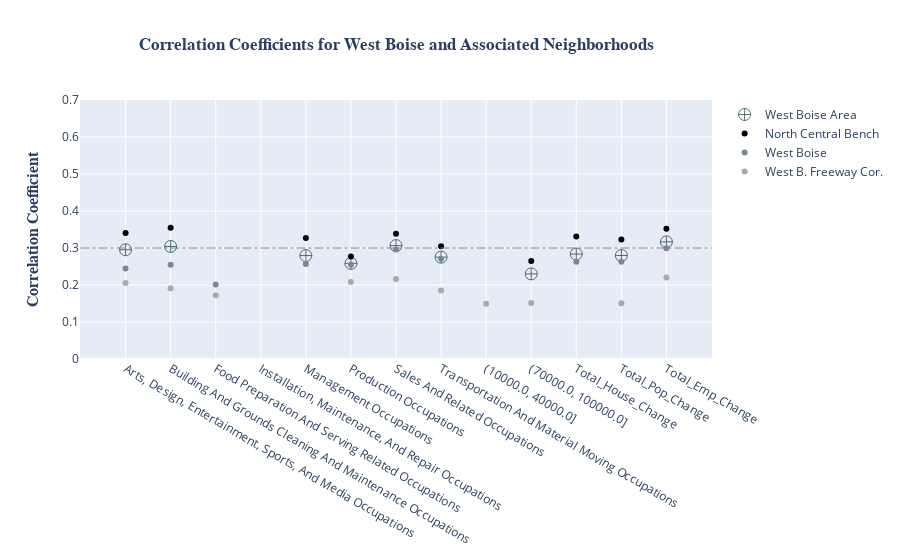

Notebook source saved alongside this figure:
### Markdown cell above
## West Boise

### Code cell
df = pd.read_pickle('WB-Coeff-compare.pkl')
df2 = pd.read_pickle('a-Coeff-compare.pkl')


df = pd.merge(df,df2, on = 'index', how = 'outer')

df = df.dropna(thresh = 2)
df = df.reset_index(drop = True)

df = df.iloc[1:]

WB_fig = go.Figure()

WB_fig.add_trace(go.Scatter(x= df['index'], y=df['W_Boise'],
                    mode='markers',  
                    marker_color='rgba(47, 79, 79, .8)',
                    marker=dict(size= 12, symbol = "circle-cross-open" ),     
                    name='West Boise Area'))

WB_fig.add_trace(go.Scatter(x= df['index'], y=df['WB_NC_Bench'],
                    mode='markers',  
                    marker_color='rgb(0,0,0)',     
                    name='North Central Bench'))

WB_fig.add_trace(go.Scatter(x= df['index'], y=df['WB_W_Boise'],
                    mode='markers',
                    marker_color='rgb(119,136,153)',     
                    name='West Boise'))

WB_fig.add_trace(go.Scatter(x= df['index'], y=df['WB_WBF_Corridor'],
                    mode='markers',
                    marker_color='rgb(169,169,169)',     
                    name='West B. Freeway Cor.'))


WB_fig.update_layout(
    shapes=[
        # Line Horizontal
        go.layout.Shape(
            type="line",
            x0=0,y0=.7,
            x1=11,y1=.7,
            line=dict(
                color="Grey",
                width=1,
                dash="dashdot",),),])
WB_fig.update_layout(
    shapes=[
        # Line Horizontal
        go.layout.Shape(
            type="line",
            x0=-1,y0=.3,
            x1=13,y1=.3,
            line=dict(
                color="Grey",
                width=1,
                dash="dashdot",),),])

WB_fig.update_layout(
    title=go.layout.Title(
        text="<b>Correlation Coefficients for West Boise and Associated Neighborhoods<b>",
        font = dict( 
            family = 'Times New Roman'),
        xref="paper",
        x=.5
    ),
    yaxis=go.layout.YAxis(
        title=go.layout.yaxis.Title(
            text="<b>Correlation Coefficient<b>",
            font=dict(
                family="Times New Roman",
                size=16,
#               color="#7f7f7f"
                )
        ),
        range = [0,.7]
    ))


WB_fig.write_image("images/WB_fig.jpg")
WB_fig.show()

### Figure 1 — Plotly figure (JSON) as saved in the notebook; plotly's stock layout.template omitted (floating-point values rounded to 4 significant figures)
{"data": [{"marker": {"color": "rgba(47, 79, 79, .8)", "size": 12, "symbol": "circle-cross-open"}, "mode": "markers", "name": "West Boise Area", "type": "scatter", "x": ["Arts, Design, Entertainment, Sports, And Media Occupations", "Building And Grounds Cleaning And Maintenance Occupations", "Food Preparation And Serving Related Occupations", "Installation, Maintenance, And Repair Occupations", "Management Occupations", "Production Occupations", "Sales And Related Occupations", "Transportation And Material Moving Occupations", "(10000.0, 40000.0]", "(70000.0, 100000.0]", "Total_House_Change", "Total_Pop_Change", "Total_Emp_Change"], "y": [0.2952, 0.3041, null, null, 0.2795, 0.2584, 0.3064, 0.2753, null, 0.23, 0.2837, 0.2797, 0.3166]}, {"marker": {"color": "rgb(0,0,0)"}, "mode": "markers", "name": "North Central Bench", "type": "scatter", "x": ["Arts, Design, Entertainment, Sports, And Media Occupations", "Building And Grounds Cleaning And Maintenance Occupations", "Food Preparation And Serving Related Occupations", "Installation, Maintenance, And Repair Occupations", "Management Occupations", "Production Occupations", "Sales And Related Occupations", "Transportation And Material Moving Occupations", "(10000.0, 40000.0]", "(70000.0, 100000.0]", "Total_House_Change", "Total_Pop_Change", "Total_Emp_Change"], "y": [0.3408, 0.3549, null, null, 0.3268, 0.2769, 0.3385, 0.3045, null, 0.2648, 0.3311, 0.3228, 0.3523]}, {"marker": {"color": "rgb(119,136,153)"}, "mode": "markers", "name": "West Boise", "type": "scatter", "x": ["Arts, Design, Entertainment, Sports, And Media Occupations", "Building And Grounds Cleaning And Maintenance Occupations", "Food Preparation And Serving Related Occupations", "Installation, Maintenance, And Repair Occupations", "Management Occupations", "Production Occupations", "Sales And Related Occupations", "Transportation And Material Moving Occupations", "(10000.0, 40000.0]", "(70000.0, 100000.0]", "Total_House_Change", "Total_Pop_Change", "Total_Emp_Change"], "y": [0.2447, 0.2547, 0.2017, null, 0.257, 0.2546, 0.2958, 0.2709, null, null, 0.2626, 0.2627, 0.2995]}, {"marker": {"color": "rgb(169,169,169)"}, "mode": "markers", "name": "West B. Freeway Cor.", "type": "scatter", "x": ["Arts, Design, Entertainment, Sports, And Media Occupations", "Building And Grounds Cleaning And Maintenance Occupations", "Food Preparation And Serving Related Occupations", "Installation, Maintenance, And Repair Occupations", "Management Occupations", "Production Occupations", "Sales And Related Occupations", "Transportation And Material Moving Occupations", "(10000.0, 40000.0]", "(70000.0, 100000.0]", "Total_House_Change", "Total_Pop_Change", "Total_Emp_Change"], "y": [0.2052, 0.1912, 0.1721, null, null, 0.208, 0.2161, 0.1848, 0.1491, 0.1516, null, 0.1509, 0.22]}], "layout": {"shapes": [{"line": {"color": "Grey", "dash": "dashdot", "width": 1}, "type": "line", "x0": -1, "x1": 13, "y0": 0.3, "y1": 0.3}], "title": {"font": {"family": "Times New Roman"}, "text": "<b>Correlation Coefficients for West Boise and Associated Neighborhoods<b>", "x": 0.5, "xref": "paper"}, "yaxis": {"range": [0, 0.7], "title": {"font": {"family": "Times New Roman", "size": 16}, "text": "<b>Correlation Coefficient<b>"}}}}
